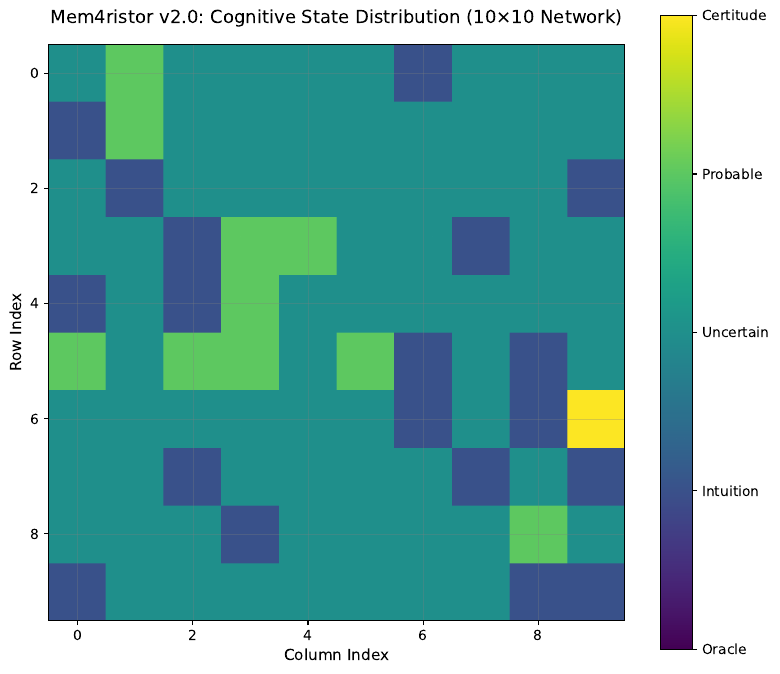

Here is the Python script that generated this plot:
# heatmap_10x10.py
import numpy as np
import matplotlib.pyplot as plt
import os

os.makedirs('figures', exist_ok=True)

# Données
np.random.seed(42)
states = np.random.choice([-2, -1, 0, 1, 2], size=(10, 10), 
                         p=[0.0, 0.15, 0.73, 0.10, 0.02])

# Figure
fig, ax = plt.subplots(figsize=(8, 7))
im = ax.imshow(states, cmap='viridis', vmin=-2, vmax=2)

# Grille
ax.grid(which='both', color='gray', linestyle='-', linewidth=0.3, alpha=0.3)

# Labels
ax.set_xlabel('Column Index', fontsize=11)
ax.set_ylabel('Row Index', fontsize=11)
ax.set_title('Mem4ristor v2.0: Cognitive State Distribution (10×10 Network)', 
             fontsize=13, pad=15)

# Barre de couleur
cbar = fig.colorbar(im, ax=ax, ticks=[-2, -1, 0, 1, 2])
cbar.ax.set_yticklabels(['Oracle', 'Intuition', 'Uncertain', 'Probable', 'Certitude'])

# Sauvegarde
plt.tight_layout()
plt.savefig('figures/heatmap_10x10.pdf', dpi=300, bbox_inches='tight')
print("✅ Heatmap sauvegardée")
plt.show()



